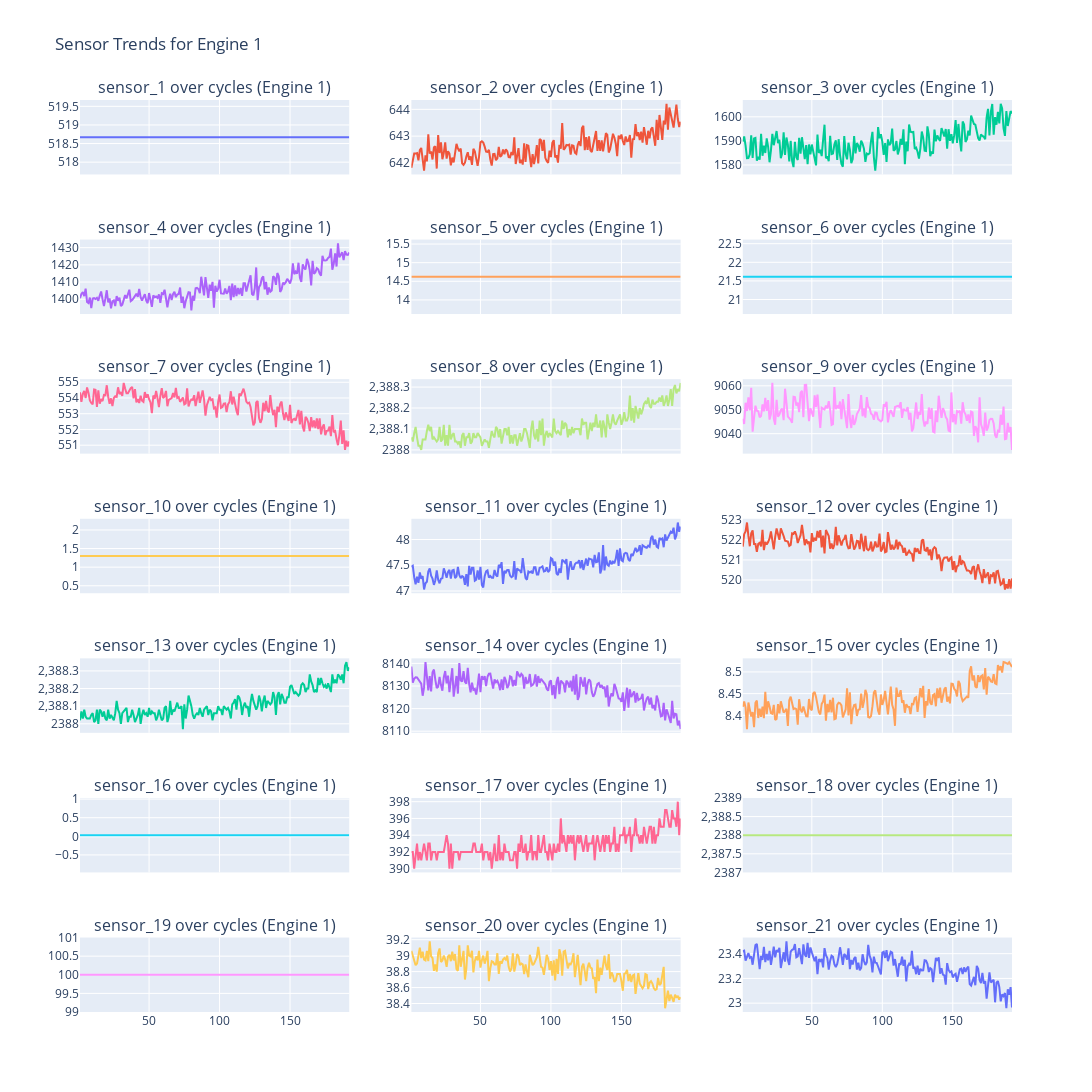

The cell this chart's notebook holds for it:
### Code cell
import plotly.graph_objects as go
from plotly.subplots import make_subplots
import math

engine_id = 1
subset = train_fd001[train_fd001["unit_number"] == engine_id]

n_features = len(sensor_columns)
n_cols = 3
n_rows = math.ceil(n_features / n_cols)

# Create subplot grid
fig = make_subplots(
    rows=n_rows, cols=n_cols,
    shared_xaxes=True,
    subplot_titles=[f'{s} over cycles (Engine {engine_id})' for s in sensor_columns]
)

# Add traces
for i, s in enumerate(sensor_columns):
    row = (i // n_cols) + 1   # integer division for row index
    col = (i % n_cols) + 1    # modulo for column index

    fig.add_trace(
        go.Scatter(
            x=subset["time_in_cycles"],
            y=subset[s],
            mode="lines",
            name=s
        ),
        row=row, col=col
    )

# Layout adjustments
fig.update_layout(
    height=250*n_rows, width=1200,
    showlegend=False,
    title_text=f"Sensor Trends for Engine {engine_id}"
)

fig.show()

### Figure 1 — Plotly figure (JSON) as saved in the notebook; plotly's stock layout.template omitted (floating-point values rounded to 4 significant figures; data arrays with more than 128 entries replaced by an {"elided": "..."} marker saying what was removed)
{"data": [{"mode": "lines", "name": "sensor_1", "type": "scatter", "x": {"elided": "192 int values"}, "xaxis": "x", "y": {"elided": "192 float values"}, "yaxis": "y"}, {"mode": "lines", "name": "sensor_2", "type": "scatter", "x": {"elided": "192 int values"}, "xaxis": "x2", "y": {"elided": "192 float values"}, "yaxis": "y2"}, {"mode": "lines", "name": "sensor_3", "type": "scatter", "x": {"elided": "192 int values"}, "xaxis": "x3", "y": {"elided": "192 float values"}, "yaxis": "y3"}, {"mode": "lines", "name": "sensor_4", "type": "scatter", "x": {"elided": "192 int values"}, "xaxis": "x4", "y": {"elided": "192 float values"}, "yaxis": "y4"}, {"mode": "lines", "name": "sensor_5", "type": "scatter", "x": {"elided": "192 int values"}, "xaxis": "x5", "y": {"elided": "192 float values"}, "yaxis": "y5"}, {"mode": "lines", "name": "sensor_6", "type": "scatter", "x": {"elided": "192 int values"}, "xaxis": "x6", "y": {"elided": "192 float values"}, "yaxis": "y6"}, {"mode": "lines", "name": "sensor_7", "type": "scatter", "x": {"elided": "192 int values"}, "xaxis": "x7", "y": {"elided": "192 float values"}, "yaxis": "y7"}, {"mode": "lines", "name": "sensor_8", "type": "scatter", "x": {"elided": "192 int values"}, "xaxis": "x8", "y": {"elided": "192 float values"}, "yaxis": "y8"}, {"mode": "lines", "name": "sensor_9", "type": "scatter", "x": {"elided": "192 int values"}, "xaxis": "x9", "y": {"elided": "192 float values"}, "yaxis": "y9"}, {"mode": "lines", "name": "sensor_10", "type": "scatter", "x": {"elided": "192 int values"}, "xaxis": "x10", "y": {"elided": "192 float values"}, "yaxis": "y10"}, {"mode": "lines", "name": "sensor_11", "type": "scatter", "x": {"elided": "192 int values"}, "xaxis": "x11", "y": {"elided": "192 float values"}, "yaxis": "y11"}, {"mode": "lines", "name": "sensor_12", "type": "scatter", "x": {"elided": "192 int values"}, "xaxis": "x12", "y": {"elided": "192 float values"}, "yaxis": "y12"}, {"mode": "lines", "name": "sensor_13", "type": "scatter", "x": {"elided": "192 int values"}, "xaxis": "x13", "y": {"elided": "192 float values"}, "yaxis": "y13"}, {"mode": "lines", "name": "sensor_14", "type": "scatter", "x": {"elided": "192 int values"}, "xaxis": "x14", "y": {"elided": "192 float values"}, "yaxis": "y14"}, {"mode": "lines", "name": "sensor_15", "type": "scatter", "x": {"elided": "192 int values"}, "xaxis": "x15", "y": {"elided": "192 float values"}, "yaxis": "y15"}, {"mode": "lines", "name": "sensor_16", "type": "scatter", "x": {"elided": "192 int values"}, "xaxis": "x16", "y": {"elided": "192 float values"}, "yaxis": "y16"}, {"mode": "lines", "name": "sensor_17", "type": "scatter", "x": {"elided": "192 int values"}, "xaxis": "x17", "y": {"elided": "192 int values"}, "yaxis": "y17"}, {"mode": "lines", "name": "sensor_18", "type": "scatter", "x": {"elided": "192 int values"}, "xaxis": "x18", "y": {"elided": "192 int values"}, "yaxis": "y18"}, {"mode": "lines", "name": "sensor_19", "type": "scatter", "x": {"elided": "192 int values"}, "xaxis": "x19", "y": {"elided": "192 float values"}, "yaxis": "y19"}, {"mode": "lines", "name": "sensor_20", "type": "scatter", "x": {"elided": "192 int values"}, "xaxis": "x20", "y": {"elided": "192 float values"}, "yaxis": "y20"}, {"mode": "lines", "name": "sensor_21", "type": "scatter", "x": {"elided": "192 int values"}, "xaxis": "x21", "y": {"elided": "192 float values"}, "yaxis": "y21"}], "layout": {"annotations": [{"font": {"size": 16}, "showarrow": false, "text": "sensor_1 over cycles (Engine 1)", "x": 0.1444, "xanchor": "center", "xref": "paper", "y": 1.0, "yanchor": "bottom", "yref": "paper"}, {"font": {"size": 16}, "showarrow": false, "text": "sensor_2 over cycles (Engine 1)", "x": 0.5, "xanchor": "center", "xref": "paper", "y": 1.0, "yanchor": "bottom", "yref": "paper"}, {"font": {"size": 16}, "showarrow": false, "text": "sensor_3 over cycles (Engine 1)", "x": 0.8556, "xanchor": "center", "xref": "paper", "y": 1.0, "yanchor": "bottom", "yref": "paper"}, {"font": {"size": 16}, "showarrow": false, "text": "sensor_4 over cycles (Engine 1)", "x": 0.1444, "xanchor": "center", "xref": "paper", "y": 0.8469, "yanchor": "bottom", "yref": "paper"}, {"font": {"size": 16}, "showarrow": false, "text": "sensor_5 over cycles (Engine 1)", "x": 0.5, "xanchor": "center", "xref": "paper", "y": 0.8469, "yanchor": "bottom", "yref": "paper"}, {"font": {"size": 16}, "showarrow": false, "text": "sensor_6 over cycles (Engine 1)", "x": 0.8556, "xanchor": "center", "xref": "paper", "y": 0.8469, "yanchor": "bottom", "yref": "paper"}, {"font": {"size": 16}, "showarrow": false, "text": "sensor_7 over cycles (Engine 1)", "x": 0.1444, "xanchor": "center", "xref": "paper", "y": 0.6939, "yanchor": "bottom", "yref": "paper"}, {"font": {"size": 16}, "showarrow": false, "text": "sensor_8 over cycles (Engine 1)", "x": 0.5, "xanchor": "center", "xref": "paper", "y": 0.6939, "yanchor": "bottom", "yref": "paper"}, {"font": {"size": 16}, "showarrow": false, "text": "sensor_9 over cycles (Engine 1)", "x": 0.8556, "xanchor": "center", "xref": "paper", "y": 0.6939, "yanchor": "bottom", "yref": "paper"}, {"font": {"size": 16}, "showarrow": false, "text": "sensor_10 over cycles (Engine 1)", "x": 0.1444, "xanchor": "center", "xref": "paper", "y": 0.5408, "yanchor": "bottom", "yref": "paper"}, {"font": {"size": 16}, "showarrow": false, "text": "sensor_11 over cycles (Engine 1)", "x": 0.5, "xanchor": "center", "xref": "paper", "y": 0.5408, "yanchor": "bottom", "yref": "paper"}, {"font": {"size": 16}, "showarrow": false, "text": "sensor_12 over cycles (Engine 1)", "x": 0.8556, "xanchor": "center", "xref": "paper", "y": 0.5408, "yanchor": "bottom", "yref": "paper"}, {"font": {"size": 16}, "showarrow": false, "text": "sensor_13 over cycles (Engine 1)", "x": 0.1444, "xanchor": "center", "xref": "paper", "y": 0.3878, "yanchor": "bottom", "yref": "paper"}, {"font": {"size": 16}, "showarrow": false, "text": "sensor_14 over cycles (Engine 1)", "x": 0.5, "xanchor": "center", "xref": "paper", "y": 0.3878, "yanchor": "bottom", "yref": "paper"}, {"font": {"size": 16}, "showarrow": false, "text": "sensor_15 over cycles (Engine 1)", "x": 0.8556, "xanchor": "center", "xref": "paper", "y": 0.3878, "yanchor": "bottom", "yref": "paper"}, {"font": {"size": 16}, "showarrow": false, "text": "sensor_16 over cycles (Engine 1)", "x": 0.1444, "xanchor": "center", "xref": "paper", "y": 0.2347, "yanchor": "bottom", "yref": "paper"}, {"font": {"size": 16}, "showarrow": false, "text": "sensor_17 over cycles (Engine 1)", "x": 0.5, "xanchor": "center", "xref": "paper", "y": 0.2347, "yanchor": "bottom", "yref": "paper"}, {"font": {"size": 16}, "showarrow": false, "text": "sensor_18 over cycles (Engine 1)", "x": 0.8556, "xanchor": "center", "xref": "paper", "y": 0.2347, "yanchor": "bottom", "yref": "paper"}, {"font": {"size": 16}, "showarrow": false, "text": "sensor_19 over cycles (Engine 1)", "x": 0.1444, "xanchor": "center", "xref": "paper", "y": 0.08163, "yanchor": "bottom", "yref": "paper"}, {"font": {"size": 16}, "showarrow": false, "text": "sensor_20 over cycles (Engine 1)", "x": 0.5, "xanchor": "center", "xref": "paper", "y": 0.08163, "yanchor": "bottom", "yref": "paper"}, {"font": {"size": 16}, "showarrow": false, "text": "sensor_21 over cycles (Engine 1)", "x": 0.8556, "xanchor": "center", "xref": "paper", "y": 0.08163, "yanchor": "bottom", "yref": "paper"}], "height": 1750, "showlegend": false, "title": {"text": "Sensor Trends for Engine 1"}, "width": 1200, "xaxis": {"anchor": "y", "domain": [0, 0.2889], "matches": "x19", "showticklabels": false}, "xaxis10": {"anchor": "y10", "domain": [0, 0.2889], "matches": "x19", "showticklabels": false}, "xaxis11": {"anchor": "y11", "domain": [0.3556, 0.6444], "matches": "x20", "showticklabels": false}, "xaxis12": {"anchor": "y12", "domain": [0.7111, 1], "matches": "x21", "showticklabels": false}, "xaxis13": {"anchor": "y13", "domain": [0, 0.2889], "matches": "x19", "showticklabels": false}, "xaxis14": {"anchor": "y14", "domain": [0.3556, 0.6444], "matches": "x20", "showticklabels": false}, "xaxis15": {"anchor": "y15", "domain": [0.7111, 1], "matches": "x21", "showticklabels": false}, "xaxis16": {"anchor": "y16", "domain": [0, 0.2889], "matches": "x19", "showticklabels": false}, "xaxis17": {"anchor": "y17", "domain": [0.3556, 0.6444], "matches": "x20", "showticklabels": false}, "xaxis18": {"anchor": "y18", "domain": [0.7111, 1], "matches": "x21", "showticklabels": false}, "xaxis19": {"anchor": "y19", "domain": [0, 0.2889]}, "xaxis2": {"anchor": "y2", "domain": [0.3556, 0.6444], "matches": "x20", "showticklabels": false}, "xaxis20": {"anchor": "y20", "domain": [0.3556, 0.6444]}, "xaxis21": {"anchor": "y21", "domain": [0.7111, 1]}, "xaxis3": {"anchor": "y3", "domain": [0.7111, 1], "matches": "x21", "showticklabels": false}, "xaxis4": {"anchor": "y4", "domain": [0, 0.2889], "matches": "x19", "showticklabels": false}, "xaxis5": {"anchor": "y5", "domain": [0.3556, 0.6444], "matches": "x20", "showticklabels": false}, "xaxis6": {"anchor": "y6", "domain": [0.7111, 1], "matches": "x21", "showticklabels": false}, "xaxis7": {"anchor": "y7", "domain": [0, 0.2889], "matches": "x19", "showticklabels": false}, "xaxis8": {"anchor": "y8", "domain": [0.3556, 0.6444], "matches": "x20", "showticklabels": false}, "xaxis9": {"anchor": "y9", "domain": [0.7111, 1], "matches": "x21", "showticklabels": false}, "yaxis": {"anchor": "x", "domain": [0.9184, 1.0]}, "yaxis10": {"anchor": "x10", "domain": [0.4592, 0.5408]}, "yaxis11": {"anchor": "x11", "domain": [0.4592, 0.5408]}, "yaxis12": {"anchor": "x12", "domain": [0.4592, 0.5408]}, "yaxis13": {"anchor": "x13", "domain": [0.3061, 0.3878]}, "yaxis14": {"anchor": "x14", "domain": [0.3061, 0.3878]}, "yaxis15": {"anchor": "x15", "domain": [0.3061, 0.3878]}, "yaxis16": {"anchor": "x16", "domain": [0.1531, 0.2347]}, "yaxis17": {"anchor": "x17", "domain": [0.1531, 0.2347]}, "yaxis18": {"anchor": "x18", "domain": [0.1531, 0.2347]}, "yaxis19": {"anchor": "x19", "domain": [0, 0.08163]}, "yaxis2": {"anchor": "x2", "domain": [0.9184, 1.0]}, "yaxis20": {"anchor": "x20", "domain": [0, 0.08163]}, "yaxis21": {"anchor": "x21", "domain": [0, 0.08163]}, "yaxis3": {"anchor": "x3", "domain": [0.9184, 1.0]}, "yaxis4": {"anchor": "x4", "domain": [0.7653, 0.8469]}, "yaxis5": {"anchor": "x5", "domain": [0.7653, 0.8469]}, "yaxis6": {"anchor": "x6", "domain": [0.7653, 0.8469]}, "yaxis7": {"anchor": "x7", "domain": [0.6122, 0.6939]}, "yaxis8": {"anchor": "x8", "domain": [0.6122, 0.6939]}, "yaxis9": {"anchor": "x9", "domain": [0.6122, 0.6939]}}}
